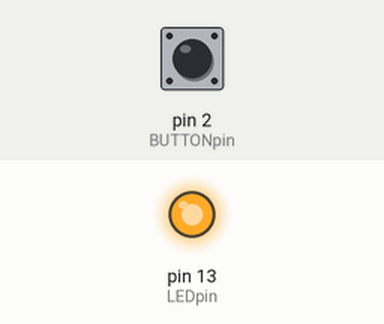
Bench run of a sketch on a simulated Arduino Uno, built with avr-gcc and run on an emulated ATmega328P. Shown: output pins drawn as LEDs (lit = HIGH). The test bench sets the inputs (shaded band); at power-on: pin 2 (BUTTONpin) HIGH.

Above: at 1.2 s.
1.3 s: pin 2 (BUTTONpin) pulled LOW for 0.15 s
At 1.38 s:
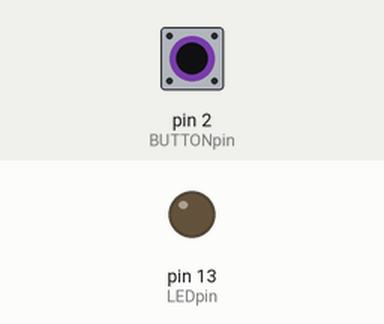
2.9 s: pin 2 (BUTTONpin) pulled LOW for 3.2 s
At 7.2 s:
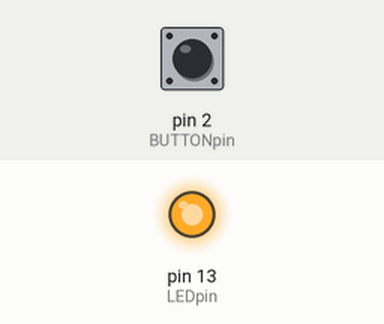
Timing chart, 0 to 8.7 s (numbered marks = the images above; inputs shaded):
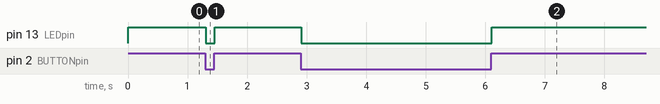

Measured:
- after the input at 1.3 s, pin 13 (LEDpin): HIGH → LOW at once, → HIGH 0.15 s later
- after the input at 2.9 s, pin 13 (LEDpin): HIGH → LOW at once, → HIGH 3.2 s later

The sketch:

de-bounce-button.ino
```cpp
// Buttons with Pull-Ups are "backwards"
// Some DEFINEs to make reading code easier
#define PUSHED false
#define NOT_PUSHED true
#define WATCH_BUTTON true
#define IGNORE_BUTTON false

// Time to wait for bounce, in MICROsconds
const int buttonWaitInterval = 6000;
// Pins for LED and Button
const int LEDpin = 13;
const int BUTTONpin = 2;

// Used to track how long between "bounces"
unsigned long previousMicros = 0;

// Used to track state of button (high or low)
boolean previousButtonState = NOT_PUSHED;

// Variable reporting de-bounced state.
boolean debouncedButtonState = NOT_PUSHED;

// Tracks if we are waiting for a "bounce" event
boolean bounceState = false;

// Nothing surprising here
void setup() {
  pinMode(LEDpin, OUTPUT);
  pinMode(BUTTONpin, INPUT_PULLUP);
}

void loop() {
  // This needs to be called periodically to
  // update the timers and button status
  updateButton();
  // This replaces: digitalRead(BUTTONpin);
  digitalWrite(LEDpin, debouncedButtonState);
}

// All of the magic happens here
void updateButton() {
  // We are waiting for any activity on the button
  if (bounceState == WATCH_BUTTON) {
    // Get and store current button state
    boolean currentButtonState = digitalRead(BUTTONpin);
    // Check to see if a transition has occured (and only one)
    if (previousButtonState != currentButtonState) {
      // A transition was detected, ignore the others for a while
      bounceState = IGNORE_BUTTON;
      // Store current time (start the clock)
      previousMicros = micros();
    }
    // Keep storing existing button state, if we're watching
    previousButtonState = currentButtonState;
  }
  // We are waiting for the buttonWaitInterval to elapse
  if (bounceState == IGNORE_BUTTON) {
    // Compare current value of micros to previously stored, enough time yet?
    unsigned long currentMicros = micros();
    if ((currentMicros - previousMicros) >= buttonWaitInterval) {
      // Store the state of the button/pin to debouncedButtonState, which "reports"
      // the correct value. This allows for the code to handle active high or low inputs
      debouncedButtonState = digitalRead(BUTTONpin);
      // Go back to watching the button again.
      bounceState = WATCH_BUTTON;
    }
  }
}

// Debounce A Button
// Use either millis() or micros() to debounce a button
// More Info: https://baldengineer.com/arduino-de-bounce-a-button-with-micros.html
// Created by James Lewis (@baldengineer)
```
